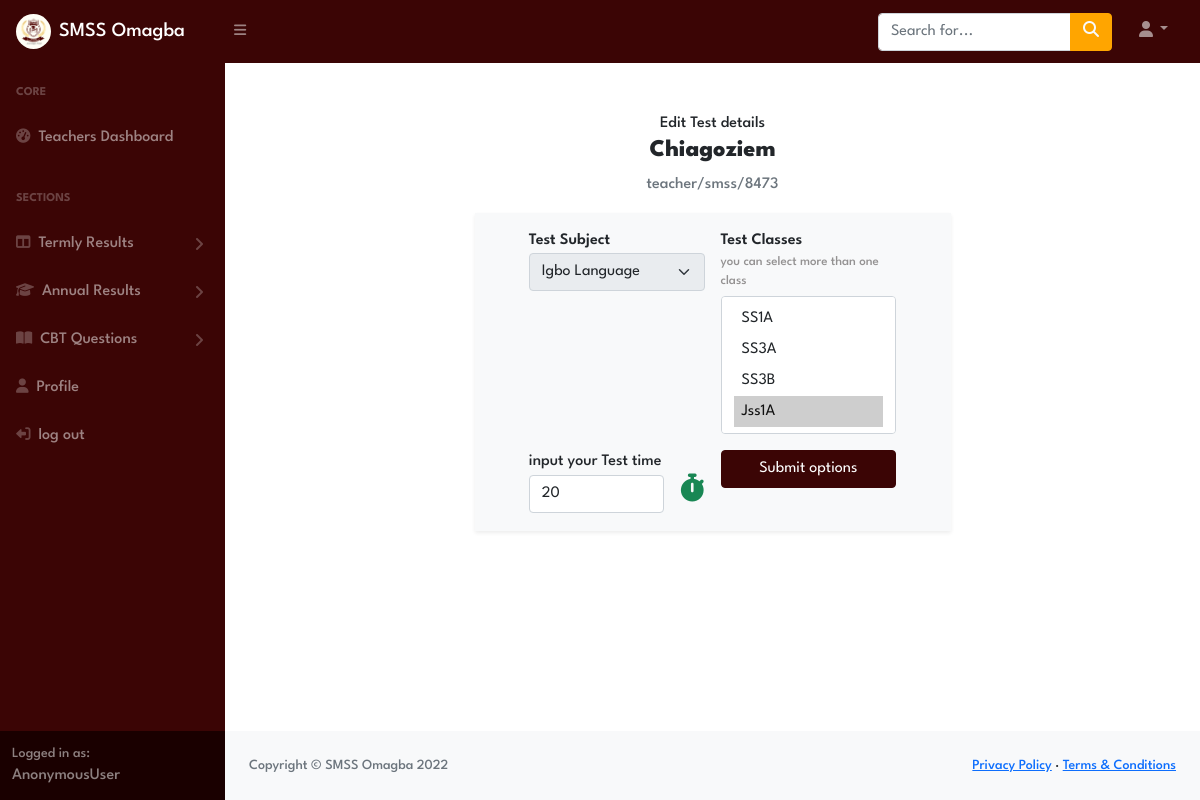
The app's page /Teachers_Portal/49/CBT_update_details/ with its own data.
### CBT/models.py (models this page shows, shortened)
class QuestionSet(models.Model):
    ExamClass = models.ManyToManyField(Class,blank=True)
    subject = models.ForeignKey(Subject, on_delete=models.CASCADE)
    teacher = models.ForeignKey(Teacher, on_delete=models.CASCADE)
    examTime = models.IntegerField(default=0,blank=True)
    questions= models.ManyToManyField(Question,blank=True)

### Teachers_Portal/models.py (models this page shows, shortened)
class Teacher(models.Model):
	user = models.OneToOneField(User, on_delete=models.CASCADE, default=2)
	FirstName= models.CharField(max_length= 200, blank=True,default='None')
	LastName= models.CharField(max_length= 200, blank=True, default='None')
	Phone_number= models.CharField(max_length= 200, blank=True)
	Email= models.EmailField(max_length= 200, blank=True)
	teachers_id=models.CharField(max_length= 200, blank=True)
	Role= models.CharField(max_length= 200, blank=True , default="Teacher",choices=ROLE_CHOICES )
	subjects_taught=models.ManyToManyField(Subject)
	classes_taught=models.ManyToManyField(Class,related_name='assigned_classes')
	classFormed = models.ForeignKey(Class,on_delete=models.CASCADE, blank=True, null=True )
	Headshot=models.ImageField(upload_to='assets/TeachersProfileimages', blank=True)

### Result_portal/models.py (models this page shows, shortened)
class Subject(models.Model):
	subject_code = models.CharField(max_length=100)
	subject_name = models.CharField(max_length=100)

class Class(models.Model):
	Class=models.CharField(max_length=10, blank=True)

### Teachers_Portal/views/Cbtviews.py (the view, shortened to what this page needs)
# urls.py: path('<int:id>/CBT_update_details/',CBT_update_details , name='CBT_update_details'),
def CBT_update_details(request,id):
    questionset = QuestionSet.objects.get(id=id)
    sessions = AcademicSession.objects.all()
    context={
        "questionset":questionset,
        "sessions":sessions
    }
    return render(request,'cbt/CBT_update_details.html',context)

### Teachers_Portal/templates/cbt/CBT_update_details.html (shortened to what this page needs)
{% extends 'Teachers_navbar.html' %}
{% load static %}
{% block content%}
<section class="p-2 pt-3">
    <div class="d-flex justify-content-center align-items-center">
        <div class="container mt-4 " style="max-width: 500px;">
            <div class="py-3 text-center">
                <div>Edit Test details</div>
                <h4>{{ questionset.teacher.FirstName }}</h4>
                <span class="text-secondary">{{ questionset.teacher.teachers_id }}</span>
            </div >
            <div class="bg-light p-3 shadow-sm">
                <form id="details-form" action="{% url 'Teachers_portal:CBT_update_details' questionset.id %}" method="POST">
                    <div class="row justify-content-center g-3">
                        <div class="col-12 col-md-5">
                            <label for="testsubject" class="form-label mb-0">Test Subject</label>
                            <select id="testsubject" class="form-select" aria-label="Default select example" name="subject" required disabled>
                                <option value="{{ questionset.subject.id }}">{{ questionset.subject.subject_name }}</option>
                            </select>
                        </div>
                        <div class="col-12 col-md-5">
                            <label for="validationCustom06" class="form-label mb-0">Test Classes</label>
                            <div class="helptext mb-1">you can select more than one class</div>
                            <select name="test_classes" class="form-select" multiple aria-label="Multiple select example" size="4" id="validationCustom06" required>
                                {% for class in questionset.teacher.classes_taught.all %}
                                <option value="{{ class.id }}"  class="p-2" {% if class in questionset.ExamClass.all %} selected {% endif %}>{{ class.Class }}
                                </option>
                                   {% endfor %}
                            </select>
                        </div>
                        <div class="col-12 col-md-5">
                            <div>input your Test time</div>
                            <div class="d-flex align-items-center">
                                <input name="testTime" type="number" class="form-control" id="exampleFormControlInput1" value="{{ questionset.examTime }}" required>
                                <div>
                                    <label for="exampleFormControlInput1" class="form-label"><i class="fa-solid fa-stopwatch h3 ms-3 mb-0 text-success"></i></label>
                                </div>
                            </div>
                        </div>
                        <div class="col-12 col-md-5">
                            <button type="submit" class="btn btn-primary w-100"> Submit options</button>
                        </div>
                    </div>
                </form>
            </div>
        </div>
    </div>
</section>
{% endblock %}

### assets/css/Teachers_portal/Teachers_portal.css (style rules this page uses)
label { font-weight: 600; }
.helptext { font-size: small; color: #949292; }

### records on screen
QuestionSet: teacher.FirstName "Chiagoziem", teacher.teachers_id "teacher/smss/8473", subject "Igbo Language", test_classes "SS1A / SS3A / SS3B / Jss1A ☑", testTime "20"

### other values on screen
{{ request.user }} "AnonymousUser"
